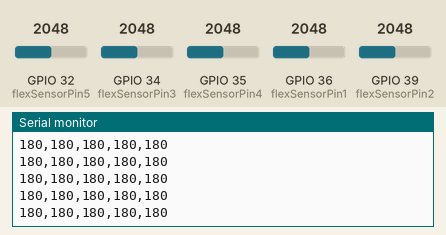
Recording of a sketch running on a simulated ESP32. Shown: the last lines printed to the serial monitor. Inputs (shaded band) come from the test bench; at power-on: GPIO 32 (flexSensorPin5) = 2048, GPIO 34 (flexSensorPin3) = 2048, GPIO 36 (flexSensorPin1) = 2048, GPIO 39 (flexSensorPin2) = 2048, GPIO 35 (flexSensorPin4) = 2048. Nothing arrives over Bluetooth unless stated.

Above: at 1.2 s.
1.3 s: GPIO 32 (flexSensorPin5) set to 122
At 2.1 s:
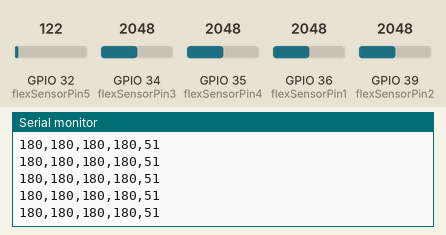
2.8 s: GPIO 34 (flexSensorPin3) set to 122
At 3.5 s:
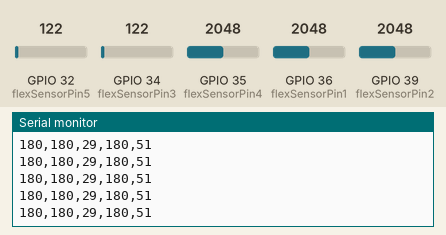
4.3 s: GPIO 36 (flexSensorPin1) set to 122
At 5.4 s:
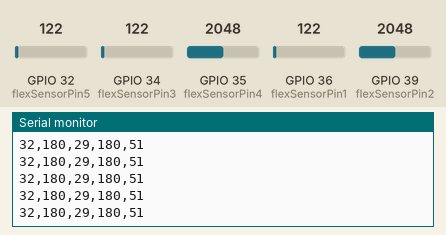
5.8 s: GPIO 39 (flexSensorPin2) set to 122
At 6.4 s:
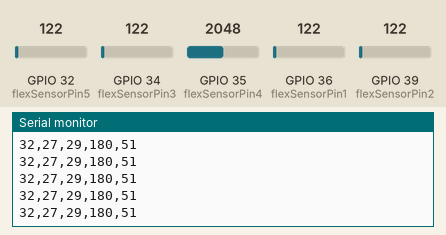
7.3 s: GPIO 32 (flexSensorPin5) set to 1228
At 7.9 s:
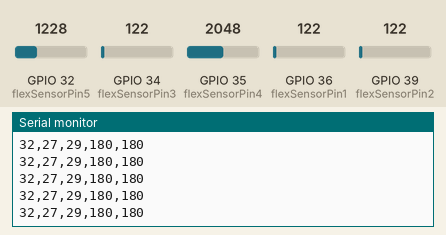
8.8 s: GPIO 34 (flexSensorPin3) set to 1228
At 9.4 s:
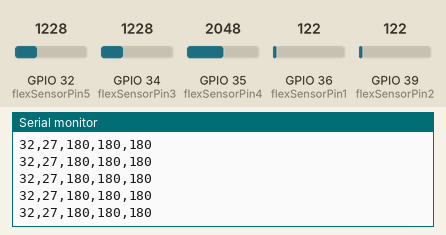

Measured:
- after the input at 1.3 s, the serial monitor: prints a new line at once (image 1)
- after the input at 2.8 s, the serial monitor: prints a new line at once (image 2)
- after the input at 4.3 s, the serial monitor: prints a new line at once (image 3)
- after the input at 5.8 s, the serial monitor: prints a new line at once (image 4)
- after the input at 7.3 s, the serial monitor: prints a new line at once (image 5)
- after the input at 8.8 s, the serial monitor: prints a new line at once (image 6)

The sketch:

glove_main.ino
```cpp
#include "BluetoothSerial.h"

BluetoothSerial SerialBT;

#include <Wire.h>
#include <Adafruit_MPU6050.h>
#include <Adafruit_Sensor.h>


Adafruit_MPU6050 mpu;

const int flexSensorPin1 = 36; //thumb Use any available ADC pin
const int flexSensorPin2 = 39;//index
const int flexSensorPin3 = 34; //middle finger
const int flexSensorPin4 = 35; //ring finger
const int flexSensorPin5 = 32; //small finger


// Calibration values
const int minValues[5] = {0, 0, 0, 0, 0};
const int maxValues[5] = {675, 800, 750, 120, 430};

void setup() {
  Serial.begin(115200);
  SerialBT.begin("ESP32_BT");     // Initialize Bluetooth with the device name "ESP32_BT"
  Serial.println("Bluetooth started, waiting for connections...");
  Wire.begin();
  Serial.println("Bluetooth started, waiting for connections...");


  // Print header
  pinMode(flexSensorPin1, INPUT);
  pinMode(flexSensorPin2, INPUT);
  pinMode(flexSensorPin3, INPUT);
  pinMode(flexSensorPin4, INPUT);
  pinMode(flexSensorPin5, INPUT);
}

int flexMapPrecise(int sensorValue, int minVal, int maxVal) {
  // Constrain the value to prevent out-of-range mapping
  int constrainedValue = constrain(sensorValue, minVal, maxVal);

  int angle = map(constrainedValue, minVal, maxVal, 0, 180);

  return angle;
}


int count = 0;

void loop() {

  // Read the sensor values
  int sensorValue1 = analogRead(flexSensorPin1);
  int sensorValue2 = analogRead(flexSensorPin2);
  int sensorValue3 = analogRead(flexSensorPin3);
  int sensorValue4 = analogRead(flexSensorPin4);
  int sensorValue5 = analogRead(flexSensorPin5);


  // Create data string with timestamp
  String data = String(flexMapPrecise(sensorValue1, 0, maxValues[0])) + "," +
    String(flexMapPrecise(sensorValue2, 0, maxValues[1])) + "," +
    String(flexMapPrecise(sensorValue3, 0, maxValues[2])) + "," +
    String(flexMapPrecise(sensorValue4, 0, maxValues[3])) + "," +
    String(flexMapPrecise(sensorValue5, 0, maxValues[4]));

  Serial.println(data);
  SerialBT.println(data);
  delay(20);
}
```
